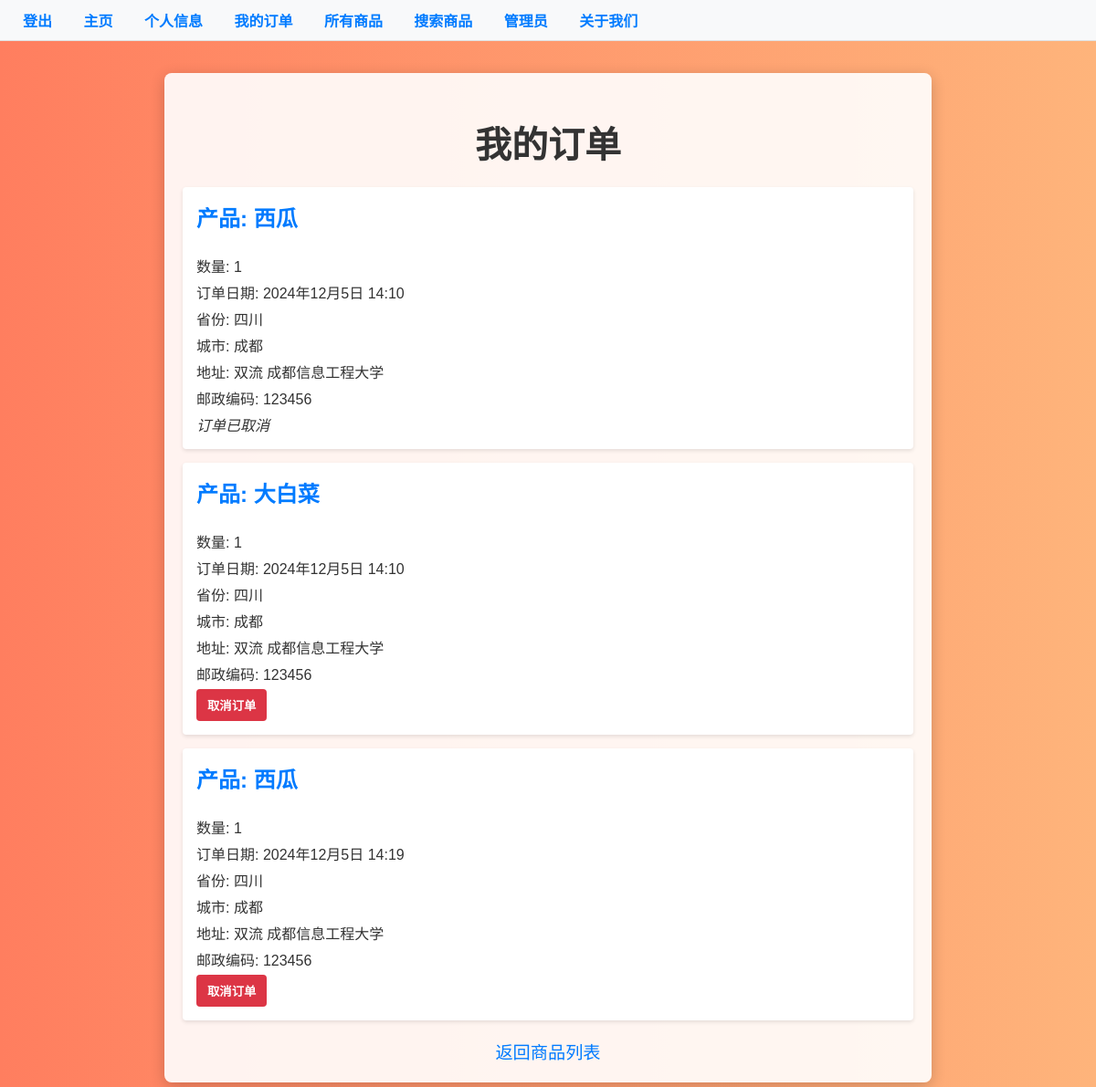
The app's page /my-orders/ (signed in) with its own data.
### myapp/models.py (models this page shows, shortened)
class Purchase(models.Model):
    user = models.ForeignKey(User, on_delete=models.CASCADE)
    agricultural_product = models.ForeignKey(AgriculturalProduct, on_delete=models.CASCADE)
    quantity = models.PositiveIntegerField(default=1)  # 购买数量
    purchase_date = models.DateTimeField(auto_now_add=True)
    is_cancelled = models.BooleanField(default=False)  # 标记是否取消
    address_line1 = models.CharField(max_length=255, default="默认地址")
    address_line2 = models.CharField(max_length=255, blank=True)
    city = models.CharField(max_length=100, default="默认城市")
    state = models.CharField(max_length=100, default="默认省份")
    zip_code = models.CharField(max_length=20, default="000000")

class AgriculturalProduct(models.Model):
    name = models.CharField(max_length=200)
    description = models.TextField()
    image = models.ImageField(upload_to='products/', blank=True, null=True)  # 使用 ImageField
    price = models.DecimalField(max_digits=5, decimal_places=2)
    category = models.ForeignKey(Category, on_delete=models.CASCADE, blank=True, null=True)
    click_count = models.IntegerField(default=0)

### myapp/views.py (the view)
# urls.py: path('my-orders/', views.user_orders, name='my_orders'),
@login_required
def user_orders(request):
    orders = Purchase.objects.filter(user=request.user)  # 获取当前用户的所有订单
    return render(request, 'order/user_orders.html', {'orders': orders})

### myapp/templates/order/user_orders.html (shortened to what this page needs)
<!DOCTYPE html>
<html lang="zh">
<head>
</head>
<body>
<nav>
    <a href="/">登出</a>
    <a href="{% url 'recommendation' %}">主页</a>
    <a href="{% url 'profile' %}">个人信息</a>
    <a href="{% url 'my_orders' %}">我的订单</a>
    <a href="{% url 'product_list' %}">所有商品</a>
    <a href="{% url 'product_search' %}">搜索商品</a>
    <a href="{% url 'admin:index' %}">管理员</a>
    <a href="{% url 'about' %}">关于我们</a>
</nav>
<div class="container">
    <h1>我的订单</h1>
    {% if orders %}
        <ul class="order-list">
            {% for order in orders %}
                <li class="order-item">
                    <h3>产品: {{ order.agricultural_product.name }}</h3>
                    <p>数量: {{ order.quantity }}</p>
                    <p>订单日期: {{ order.purchase_date }}</p>
                    <p>省份: {{ order.state }}</p>
                    <p>城市: {{ order.city }}</p>
                    <p>地址: {{ order.address_line1 }} {% if order.address_line2 %}{{ order.address_line2 }}{% endif %}</p>
                    <p>邮政编码: {{ order.zip_code }}</p>
                    {% if not order.is_cancelled %}
                        <form action="{% url 'cancel_order' order.id %}" method="POST" style="display:inline;">
                            <button type="submit" class="cancel-order">取消订单</button>
                        </form>
                    {% else %}
                        <em>订单已取消</em>
                    {% endif %}
                </li>
            {% endfor %}
        </ul>
    {% else %}
        <p class="no-orders">您还没有任何订单。</p>
    {% endif %}
    <a href="{% url 'product_list' %}" class="back-link">返回商品列表</a>
</div>
</body>
</html>

### myapp/templates/order/user_orders.html (style rules this page uses)
nav { position: fixed; top: 0; left: 0; width: 100%; background-color: #f8f9fa; padding: 10px; border-bottom: 1px solid #e0e0e0; z-index: 1000; }
nav a { margin: 0 15px; text-decoration: none; color: #007bff; font-weight: bold; }
body { font-family: 'Arial', sans-serif; background: linear-gradient(to right, #ff7e5f, #feb47b); margin: 0; padding: 80px 20px 20px; color: #333; }
h1 { font-size: 2.5em; margin-bottom: 0.5em; text-align: center; }
.container { background-color: rgba(255, 255, 255, 0.9); padding: 20px; border-radius: 8px; box-shadow: 0 4px 16px rgba(0, 0, 0, 0.2); max-width: 800px; margin: 0 auto; }
.order-list { list-style: none; padding: 0; }
.order-item { background-color: #fff; padding: 15px; border-radius: 4px; margin-bottom: 15px; box-shadow: 0 2px 4px rgba(0, 0, 0, 0.1); }
.order-item h3 { margin-top: 0; color: #007bff; font-size: 1.5em; }
.order-item p { margin: 5px 0; }
.cancel-order { background-color: #dc3545; color: #fff; padding: 8px 12px; border: none; border-radius: 4px; cursor: pointer; transition: background-color 0.3s; font-weight: bold; }
.back-link { display: block; margin-top: 20px; text-align: center; font-size: 1.2em; color: #007bff; text-decoration: none; }

### records on screen
Purchase: agricultural_product.name "西瓜", quantity "1", purchase_date "2024年12月5日 14:10", state "四川", city "成都", address_line1 "双流", address_line2 "成都信息工程大学", zip_code "123456", is_cancelled "订单已取消"
Purchase: agricultural_product.name "大白菜", quantity "1", purchase_date "2024年12月5日 14:10", state "四川", city "成都", address_line1 "双流", address_line2 "成都信息工程大学", zip_code "123456", is_cancelled "取消订单"
Purchase: agricultural_product.name "西瓜", quantity "1", purchase_date "2024年12月5日 14:19", state "四川", city "成都", address_line1 "双流", address_line2 "成都信息工程大学", zip_code "123456", is_cancelled "取消订单"
